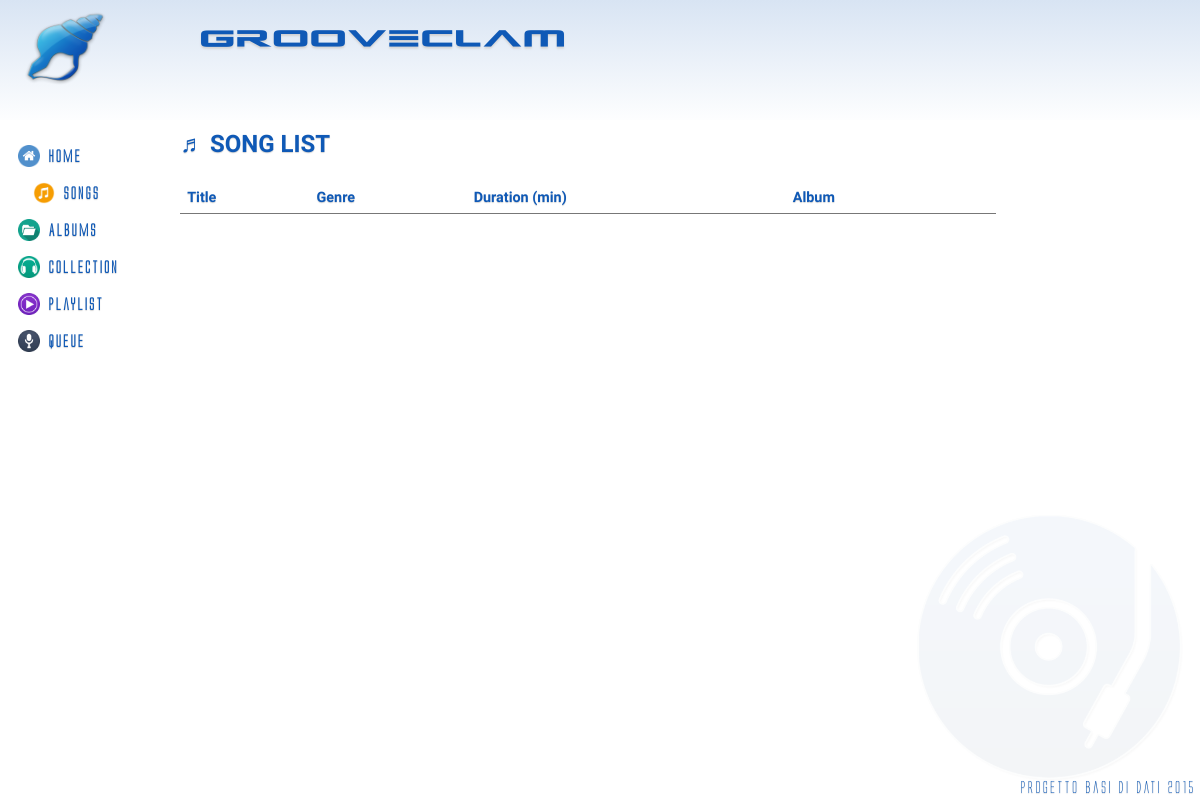
The app's page /?controller=songs&action=index, older data.
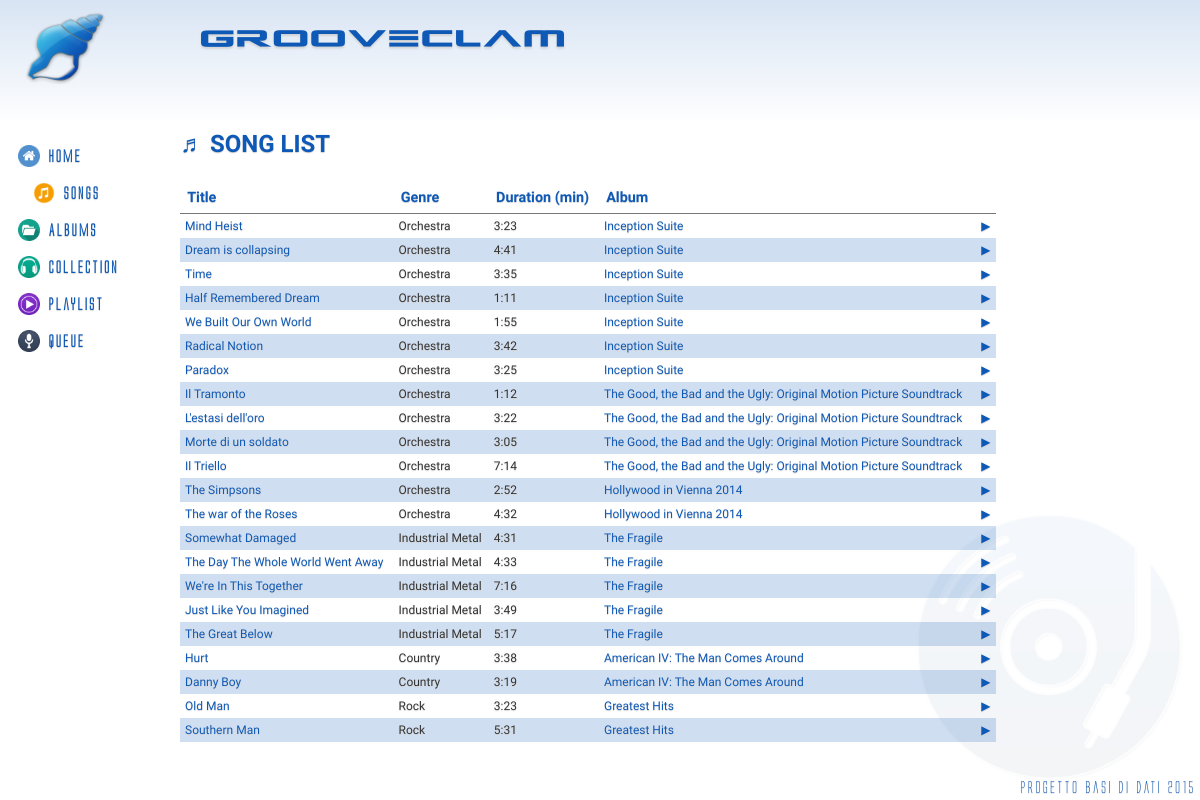
The same page, newer data.
### tables this page shows
CREATE TABLE IF NOT EXISTS `Brani` (
	`IdBrano` INT(11) NOT NULL AUTO_INCREMENT,
	`IdAlbum` INT(11) NOT NULL,
	`Titolo` VARCHAR(140) NOT NULL,
	`Genere` VARCHAR(40) NOT NULL,
	`Durata` INT(11),
	`IdImm` INT(11) NOT NULL,
	PRIMARY KEY(`IdBrano`),
	FOREIGN KEY(`IdAlbum`) REFERENCES Album(`IdAlbum`) ON DELETE CASCADE ON UPDATE CASCADE,
	FOREIGN KEY(`IdImm`) REFERENCES Copertine(`IdImm`) ON DELETE CASCADE ON UPDATE CASCADE
);

CREATE TABLE IF NOT EXISTS `Album` (
	`IdAlbum` INT(11) NOT NULL AUTO_INCREMENT,
	`Titolo` VARCHAR(140) NOT NULL,
	`Autore` VARCHAR(140) NOT NULL,
	`Info` VARCHAR(300) DEFAULT NULL,
	`Anno` DATE NOT NULL,
	`Live` BOOLEAN NOT NULL,
	`Locazione` VARCHAR(40) DEFAULT NULL,
	PRIMARY KEY(`IdAlbum`)
);

### index.php (called while the page is built, shortened)
<?php
if(isset($_GET['controller']) && isset($_GET['action'])) {
	$controller = $_GET['controller'];
	$action = $_GET['action'];
} else {
	$controller = 'pages';
	$action = 'home';
}
require_once('views/layout.php');
?>

### controllers/songs_controller.php (called while the page is built, shortened)
<?php
class SongsController {
	public function index() {
		$songs = Song::all();
		require_once('views/songs/index.php');
	}
}
?>

### models/song.php (called while the page is built, shortened)
<?php
class Song {
	private $id;
	private $title;
	private $genre;
	private $duration;
	private $idalbum;
	private $album;
	public function __construct($id, $title, $genre, $duration, $author, $idalbum, $album) {
		$this->id = $id;
		$this->title = $title;
		$this->genre = $genre;
		$this->duration = $duration;
		$this->idalbum = $idalbum;
		$this->album = $album;
	}
	public function id() {
		return $this->id;
	}
	public function title() {
		return $this->title;
	}
	public function genre() {
		return $this->genre;
	}
	public function duration() {
		return $this->duration;
	}
	public function idalbum() {
		return $this->idalbum;
	}
	public function	album() {
		return $this->album;
	}
	public static function all() {
		$list = array();
		$db = Db::getInstance();
		$req = $db->query('SELECT s.*, a.Autore, a.Titolo as AlbumTitle FROM Brani s INNER JOIN Album a ON(s.IdAlbum = a.IdAlbum)');
		foreach($req->fetchAll() as $song) {
			$list[] = new Song($song['IdBrano'], $song['Titolo'], $song['Genere'], $song['Durata'], $song['Autore'], $song['IdAlbum'], $song['AlbumTitle']);
		}
		return $list;
	}
}
?>

### views/songs/index.php (the view, shortened to what this page needs)
<h2>&#9836; SONG LIST</h2>
<table class="table">
<thead>
	<tr>
		<th>Title</th>
		<th>Genre</th>
		<th>Duration (min)</th>
		<th>Album</th>
        <th></th>
	</tr>
</thead>
<tbody>
<?php foreach($songs as $song) { ?>
	<tr>
		<td><a href='?controller=songs&action=show&id=<?php echo $song->id(); ?>'><?php echo $song->title(); ?></a></td>
		<td><?php echo $song->genre(); ?></td>
		<td><?php echo floor($song->duration() / 60).":".sprintf('%02s', ($song->duration() % 60)); ?></td>
		<td><a href='?controller=albums&action=show&id=<?php echo $song->idalbum(); ?>'><?php echo $song->album(); ?></a></td>
        <td><a href="#" onclick="play('<?php echo $song->duration() . '\'',',\'' . addslashes($song->title()) . '\'',',\'' . $song->id(); ?>');">&#9654;</a></td>
	</tr>
<?php } ?>
</tbody>
</table>

### views/layout.php (shortened to what this page needs)
<!DOCTYPE html>
<html>
<head>
<link rel="stylesheet" type="text/css" href="css/style.css">
</head>
<body>
	<header>
		<img src="img/blueseashell.png" alt="">
		<h1>Grooveclam</h1>
	</header>
	<div class="content">
		<nav>
			<ul>
				<li <?php if($_SERVER['REQUEST_URI'] == '/basidati/~abaldan/') { echo 'class="active"'; }?>>
					<a href='/basidati/~abaldan'><img src="img/home.png" alt="">Home</a>
				</li>
				<li <?php if(preg_match('/\/\?controller=songs/i', $_SERVER['REQUEST_URI'])) { echo 'class="active"'; }?>>
					<a href='?controller=songs&action=index'><img src="img/music.png" alt="">Songs</a>
				</li>
				<li <?php if(preg_match('/\/\?controller=albums/i', $_SERVER['REQUEST_URI'])) { echo 'class="active"'; }?>>
					<a href='?controller=albums&action=index'><img src="img/folder-icon.png" alt="">Albums</a>
				</li>
				<li <?php if(preg_match('/\/\?controller=collection/i', $_SERVER['REQUEST_URI'])) { echo 'class="active"'; }?>>
					<a href='?controller=collection&action=index&id=<?php echo isset($_SESSION['uid']) ? $_SESSION['uid'] : '-1'; ?>'><img src="img/music-icon.png" alt="">Collection</a>
				</li>
				<li <?php if(preg_match('/\/\?controller=playlist/i', $_SERVER['REQUEST_URI'])) { echo 'class="active"'; }?>>
					<a href='?controller=playlist&action=index'><img src="img/poweramp-icon.png" alt="">Playlist</a>
				</li>
				<li <?php if(preg_match('/\/\?controller=queue/i', $_SERVER['REQUEST_URI'])) { echo 'class="active"'; }?>>
					<a href='?controller=queue&action=index&id=<?php echo isset($_SESSION['uid']) ? $_SESSION['uid'] : '-1'; ?>'><img src="img/mic-icon.png" alt="">Queue</a>
				</li>
			</ul>
		</nav>
		<main>
		<?php require_once('routes.php') ?>
		</main>
	</div>
	<footer>
		Progetto Basi di dati 2015
	</footer>
</body>
</html>

### routes.php (shortened to what this page needs)
<?php
function call($controller, $action) {
	switch($controller) {
		case 'songs':
			require_once('models/song.php');
			$controller = new SongsController();
		break;
	}
	$controller->{$action}();
}
$controllers = array(
	'pages' => array('home', 'error', 'login', 'checkuser', 'logout', 'registration'),
	'songs' => array('index', 'show', 'addnew', 'addheard'),
	'albums' => array('index', 'show', 'add', 'addalbum'),
	'playlist' => array('index', 'show', 'newplaylist'),
	'collection' => array('index', 'addsong', 'remove'),
	'queue' => array('index', 'addsong'),
	'user' => array('show', 'follow', 'unfollow')
);
if(array_key_exists($controller, $controllers)) {
	if(in_array($action, $controllers[$controller])) {
		call($controller, $action);
	} else {
		call('pages', 'error');
	}
} else {
	call('pages', 'error');
}
?>

### css/style.css (style rules this page uses)
* { margin: 0; }
html, body { font-family: Grumpy; height: 100%; }
body { background: #ffffff url('../img/cd_music_w.png') no-repeat bottom right; background-size: 25%; color: #333; text-shadow: 0px 1px 1px #d4d4d4; }
a { text-decoration: none; color: rgb(15, 89, 182); }
h1, h2, h3, h4, h5 { color: rgb(15, 89, 182); }
.content { height: 85%; }
.content nav { float: left; width: 15%; }
.content nav ul { list-style: none; display: block; padding: 10px 0px 0px 18px; }
.content nav ul li { -webkit-transition: all 0.2s ease-out; transition: all 0.2s ease-out; font-family: alien; color: rgb(15, 89, 182); font-weight: 600; margin: 15px 0px; }
.content nav ul li img { width: 22px; margin-right: 8px; vertical-align: middle; }
main { margin-top:10px; float: left; width: 85%; }
header { height: 15%; background: linear-gradient(to top, rgba(15, 89, 182, 0) -5%, rgba(15, 89, 182, .3) 190%); }
header img { float: left; width: 100px; height: 95px; padding-left: 15px; }
header h1 { position: relative; padding-left: 200px; padding-top: 20px; font-family: aliens; font-size: 1.650em; color: rgb(15, 89, 182); letter-spacing: 3px; text-shadow: 0 2px 2px #d4d4d4; }
footer { position: fixed; bottom: 5px; right: 5px; color: rgb(15, 89, 182); font-family: alien; }
.table { width:80%; border-collapse: collapse; margin: 1.5em 0em; }
.table th { border-bottom: 1px solid #777; text-align: left; padding: .5em; font-size: .9em; color: rgb(15, 89, 182); }
.table td { padding: 5px; font-size: .75em; }
.table tr:nth-child(2n+2) { background-color: rgba(15, 89, 182, .2); }
.active { padding-left: 15px; }

Row changes from the older to the newer data that the page shows:
added brani: Titolo "Mind Heist", Genere "Orchestra", floor($song->duration()/60) "3", $song->duration()%60 "23", IdAlbum.Titolo "Inception Suite"
added brani: Titolo "Dream is collapsing", Genere "Orchestra", floor($song->duration()/60) "4", $song->duration()%60 "41", IdAlbum.Titolo "Inception Suite"
added brani: Titolo "Time", Genere "Orchestra", floor($song->duration()/60) "3", $song->duration()%60 "35", IdAlbum.Titolo "Inception Suite"
added brani: Titolo "Half Remembered Dream", Genere "Orchestra", floor($song->duration()/60) "1", $song->duration()%60 "11", IdAlbum.Titolo "Inception Suite"
added brani: Titolo "We Built Our Own World", Genere "Orchestra", floor($song->duration()/60) "1", $song->duration()%60 "55", IdAlbum.Titolo "Inception Suite"
added brani: Titolo "Radical Notion", Genere "Orchestra", floor($song->duration()/60) "3", $song->duration()%60 "42", IdAlbum.Titolo "Inception Suite"
added brani: Titolo "Paradox", Genere "Orchestra", floor($song->duration()/60) "3", $song->duration()%60 "25", IdAlbum.Titolo "Inception Suite"
added brani: Titolo "Il Tramonto", Genere "Orchestra", floor($song->duration()/60) "1", $song->duration()%60 "12", IdAlbum.Titolo "The Good, the Bad and the Ugly: Original Motion Picture Soundtrack"
added brani: Titolo "L'estasi dell'oro", Genere "Orchestra", floor($song->duration()/60) "3", $song->duration()%60 "22", IdAlbum.Titolo "The Good, the Bad and the Ugly: Original Motion Picture Soundtrack"
added brani: Titolo "Morte di un soldato", Genere "Orchestra", floor($song->duration()/60) "3", $song->duration()%60 "05", IdAlbum.Titolo "The Good, the Bad and the Ugly: Original Motion Picture Soundtrack"
added brani: Titolo "Il Triello", Genere "Orchestra", floor($song->duration()/60) "7", $song->duration()%60 "14", IdAlbum.Titolo "The Good, the Bad and the Ugly: Original Motion Picture Soundtrack"
added brani: Titolo "The Simpsons", Genere "Orchestra", floor($song->duration()/60) "2", $song->duration()%60 "52", IdAlbum.Titolo "Hollywood in Vienna 2014"
added brani: Titolo "The war of the Roses", Genere "Orchestra", floor($song->duration()/60) "4", $song->duration()%60 "32", IdAlbum.Titolo "Hollywood in Vienna 2014"
added brani: Titolo "Somewhat Damaged", Genere "Industrial Metal", floor($song->duration()/60) "4", $song->duration()%60 "31", IdAlbum.Titolo "The Fragile"
added brani: Titolo "The Day The Whole World Went Away", Genere "Industrial Metal", floor($song->duration()/60) "4", $song->duration()%60 "33", IdAlbum.Titolo "The Fragile"
added brani: Titolo "We're In This Together", Genere "Industrial Metal", floor($song->duration()/60) "7", $song->duration()%60 "16", IdAlbum.Titolo "The Fragile"
added brani: Titolo "Just Like You Imagined", Genere "Industrial Metal", floor($song->duration()/60) "3", $song->duration()%60 "49", IdAlbum.Titolo "The Fragile"
added brani: Titolo "The Great Below", Genere "Industrial Metal", floor($song->duration()/60) "5", $song->duration()%60 "17", IdAlbum.Titolo "The Fragile"
added brani: Titolo "Hurt", Genere "Country", floor($song->duration()/60) "3", $song->duration()%60 "38", IdAlbum.Titolo "American IV: The Man Comes Around"
added brani: Titolo "Danny Boy", Genere "Country", floor($song->duration()/60) "3", $song->duration()%60 "19", IdAlbum.Titolo "American IV: The Man Comes Around"
added brani: Titolo "Old Man", Genere "Rock", floor($song->duration()/60) "3", $song->duration()%60 "23", IdAlbum.Titolo "Greatest Hits"
added brani: Titolo "Southern Man", Genere "Rock", floor($song->duration()/60) "5", $song->duration()%60 "31", IdAlbum.Titolo "Greatest Hits"
